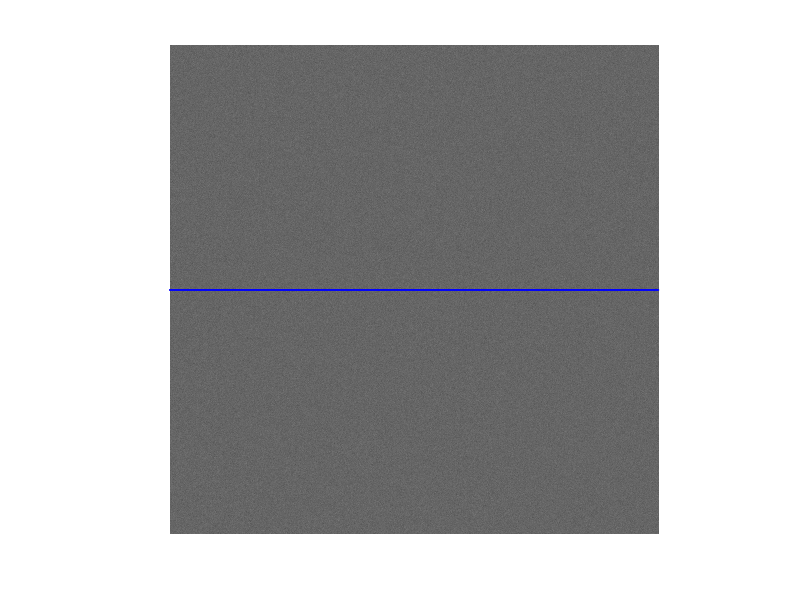
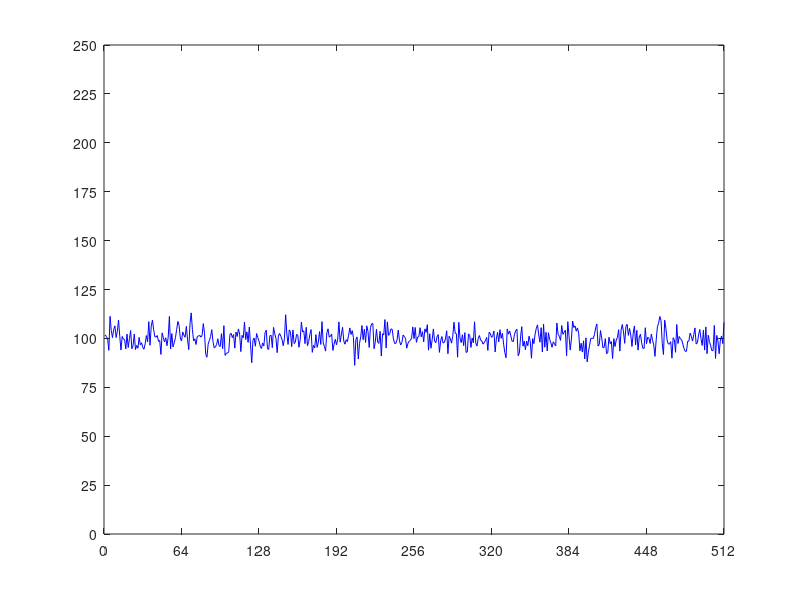

Write the MATLAB code that produced these figures, in order. (Note: this script raises an error after producing the figures.)
% time series statistics
rng('default')
printfigs=0;

n=512; mu=100; sigma2=20;
limMin=0; limMax=250; 

N=sqrt(sigma2)*randn([n,n]);
I=mu+N; x=I(n/2+1,:);

figure;
imagesc(I,[limMin,limMax])
axis image, axis off, colormap(gray)
line([0,n+.5]     ,[n/2+.5,n/2+.5]    ,'Color',[0,0,1],'LineWidth',.01)
line([0,n+.5]     ,[n/2+1+.5,n/2+1+.5],'Color',[0,0,1],'LineWidth',.01)
line([0+1/2,0+1/2],[n/2+.5,n/2+1+.5]  ,'Color',[0,0,1],'LineWidth',.01)
line([n+.5,n+.5]  ,[n/2+.5,n/2+1+.5]  ,'Color',[0,0,1],'LineWidth',.01)
if (printfigs==1)
    print(gcf,'-dtiffn','-r100','Iplot')
end

figure;
plot(x,'b')
xlim([0,n]),ylim([limMin,limMax])
set(gca,'xtick',[0:n/8:n]),set(gca,'ytick',[0:limMax/10:limMax])
if (printfigs==1)
    print(gcf,'-dtiffn','-r100','xplot')
end

xbar=mean(x), s2x=var(x)

figure;
histogram(x,25)
xlim([limMin,limMax]),ylim([0,60])
if (printfigs==1)
    print(gcf,'-dtiffn','-r100','xHistogram')
end

y=2*x;

ybar=mean(y)
y2y=var(y)

figure;
plot(x,'b')
hold on
plot(y,'r')
xlim([0,n]),ylim([limMin,limMax])
set(gca,'xtick',[0:n/8:n]),set(gca,'ytick',[0:50:limMax])
if (printfigs==1)
    print(gcf,'-dtiffn','-r100','xsplot')
end

figure;
histogram(y,50)
xlim([limMin,limMax]),ylim([0,60])
if (printfigs==1)
    print(gcf,'-dtiffn','-r100','yHistogram')
end

%
limMax=125;
kernel=[1/4,1/2,1/4];

ywrap=[x(1,n),x,x(1,1)];
w=zeros(1,n+2);
for i=2:n+1
    w(1,i)=sum(ywrap(1,i-1:i+1).*kernel);
end
w=w(1,2:n+1);

wbar=mean(w),s2w=var(w)

figure;
plot(x,'b')
hold on
plot(w,'r')
xlim([0,n]),ylim([limMin,limMax])
set(gca,'xtick',[0:n/8:n]),set(gca,'ytick',[0:25:limMax])
if (printfigs==1)
    print(gcf,'-dtiffn','-r100','xwSmplot')
end

figure;
histogram(w,(1:limMax))
xlim([limMin,limMax]),ylim([0,80])
if (printfigs==1)
    print(gcf,'-dtiffn','-r100','wHistogram')
end

figure;
histogram(x,(1:limMax))
xlim([limMin,limMax]),ylim([0,80])
if (printfigs==1)
    print(gcf,'-dtiffn','-r100','xHistogram2')
end

figure;
autocorr(x)
if (printfigs==1)
    print(gcf,'-dtiffn','-r100','xAutoCorr')
end
figure;
autocorr(w)
if (printfigs==1)
    print(gcf,'-dtiffn','-r100','wAutoCorr')
end

% autocorrelation
numlags=20;

% using matlab functions
[cx,lags] = xcov(x,20,'unbiased');
figure;
stem(lags(numlags+1:end),cx(numlags+1:end))
[cw,lags] = xcov(w,20,'unbiased');
figure;
stem(lags(numlags+1:end),cw(numlags+1:end))

% caclulating directly
lagcorx=zeros(numlags,1); lagcovx=zeros(numlags,1);
lagcorw=zeros(numlags,1); lagcovw=zeros(numlags,1);
for t=1:numlags
    xx=circshift(x,t);
    temp=corrcoef(x,xx);
    lagcorx(t,1)=temp(1,2);
    temp=cov(x,xx);
    lagcovx(t,1)=temp(1,2);
    
    ww=circshift(w,t);
    temp=corrcoef(w,ww);
    lagcorw(t,1)=temp(1,2);
    temp=cov(w,ww);
    lagcovw(t,1)=temp(1,2);
end
[[0;round((1:numlags)',0)],[1;lagcorx],[1;lagcorw],[s2x;lagcovx],[s2w;lagcovw]]

k=length(kernel)
a=[1/4,1/2,1/4,zeros(1,n-k)];
A=zeros(n,n);
for i=1:n
    A(i,:)=circshift(a,i-(k-1)/2-1);
end
figure;
imagesc(A,[0,1/2])
colormap(gray), axis image, axis off
if (printfigs==1)
    print(gcf,'-dtiffn','-r100','Amat')
end

AAt=A*A';

figure;
imagesc(AAt,[0,6/16])
colormap(gray), axis image, axis off
if (printfigs==1)
    print(gcf,'-dtiffn','-r100','AAt')
end

AAt(1:5,1:5)

